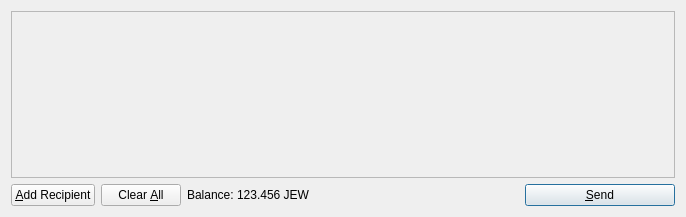
<?xml version="1.0" encoding="UTF-8"?>
<ui version="4.0">
 <class>SendCoinsDialog</class>
 <widget class="QDialog" name="SendCoinsDialog">
  <property name="geometry">
   <rect>
    <x>0</x>
    <y>0</y>
    <width>686</width>
    <height>217</height>
   </rect>
  </property>
  <property name="windowTitle">
   <string>Send Coins</string>
  </property>
  <layout class="QVBoxLayout" name="verticalLayout">
   <item>
    <widget class="QScrollArea" name="scrollArea">
     <property name="widgetResizable">
      <bool>true</bool>
     </property>
     <widget class="QWidget" name="scrollAreaWidgetContents">
      <property name="geometry">
       <rect>
        <x>0</x>
        <y>0</y>
        <width>666</width>
        <height>165</height>
       </rect>
      </property>
      <layout class="QVBoxLayout" name="verticalLayout_2">
       <property name="margin">
        <number>0</number>
       </property>
       <item>
        <layout class="QVBoxLayout" name="entries">
         <property name="spacing">
          <number>6</number>
         </property>
        </layout>
       </item>
       <item>
        <spacer name="verticalSpacer">
         <property name="orientation">
          <enum>Qt::Vertical</enum>
         </property>
         <property name="sizeHint" stdset="0">
          <size>
           <width>20</width>
           <height>40</height>
          </size>
         </property>
        </spacer>
       </item>
      </layout>
     </widget>
    </widget>
   </item>
   <item>
    <layout class="QHBoxLayout" name="horizontalLayout">
     <item>
      <widget class="QPushButton" name="addButton">
       <property name="toolTip">
        <string>Send to multiple recipients at once</string>
       </property>
       <property name="text">
        <string>&amp;Add Recipient</string>
       </property>
       <property name="icon">
        <iconset resource="../bitcoin.qrc">
         <normaloff>:/icons/add</normaloff>:/icons/add</iconset>
       </property>
       <property name="autoDefault">
        <bool>false</bool>
       </property>
      </widget>
     </item>
     <item>
      <widget class="QPushButton" name="clearButton">
       <property name="sizePolicy">
        <sizepolicy hsizetype="Minimum" vsizetype="Fixed">
         <horstretch>0</horstretch>
         <verstretch>0</verstretch>
        </sizepolicy>
       </property>
       <property name="toolTip">
        <string>Remove all transaction fields</string>
       </property>
       <property name="text">
        <string>Clear &amp;All</string>
       </property>
       <property name="icon">
        <iconset resource="../bitcoin.qrc">
         <normaloff>:/icons/remove</normaloff>:/icons/remove</iconset>
       </property>
       <property name="autoRepeatDelay">
        <number>300</number>
       </property>
       <property name="autoDefault">
        <bool>false</bool>
       </property>
      </widget>
     </item>
     <item>
      <layout class="QHBoxLayout" name="horizontalLayout_2">
       <property name="spacing">
        <number>3</number>
       </property>
       <item>
        <widget class="QLabel" name="label">
         <property name="text">
          <string>Balance:</string>
         </property>
        </widget>
       </item>
       <item>
        <widget class="QLabel" name="labelBalance">
         <property name="cursor">
          <cursorShape>IBeamCursor</cursorShape>
         </property>
         <property name="text">
          <string>123.456 JEW</string>
         </property>
         <property name="textInteractionFlags">
          <set>Qt::LinksAccessibleByMouse|Qt::TextSelectableByKeyboard|Qt::TextSelectableByMouse</set>
         </property>
        </widget>
       </item>
      </layout>
     </item>
     <item>
      <spacer name="horizontalSpacer">
       <property name="orientation">
        <enum>Qt::Horizontal</enum>
       </property>
       <property name="sizeHint" stdset="0">
        <size>
         <width>40</width>
         <height>20</height>
        </size>
       </property>
      </spacer>
     </item>
     <item>
      <widget class="QPushButton" name="sendButton">
       <property name="minimumSize">
        <size>
         <width>150</width>
         <height>0</height>
        </size>
       </property>
       <property name="toolTip">
        <string>Confirm the send action</string>
       </property>
       <property name="text">
        <string>&amp;Send</string>
       </property>
       <property name="icon">
        <iconset resource="../bitcoin.qrc">
         <normaloff>:/icons/send</normaloff>:/icons/send</iconset>
       </property>
       <property name="default">
        <bool>true</bool>
       </property>
      </widget>
     </item>
    </layout>
   </item>
  </layout>
 </widget>
 <resources>
  <include location="../bitcoin.qrc"/>
 </resources>
 <connections/>
</ui>
